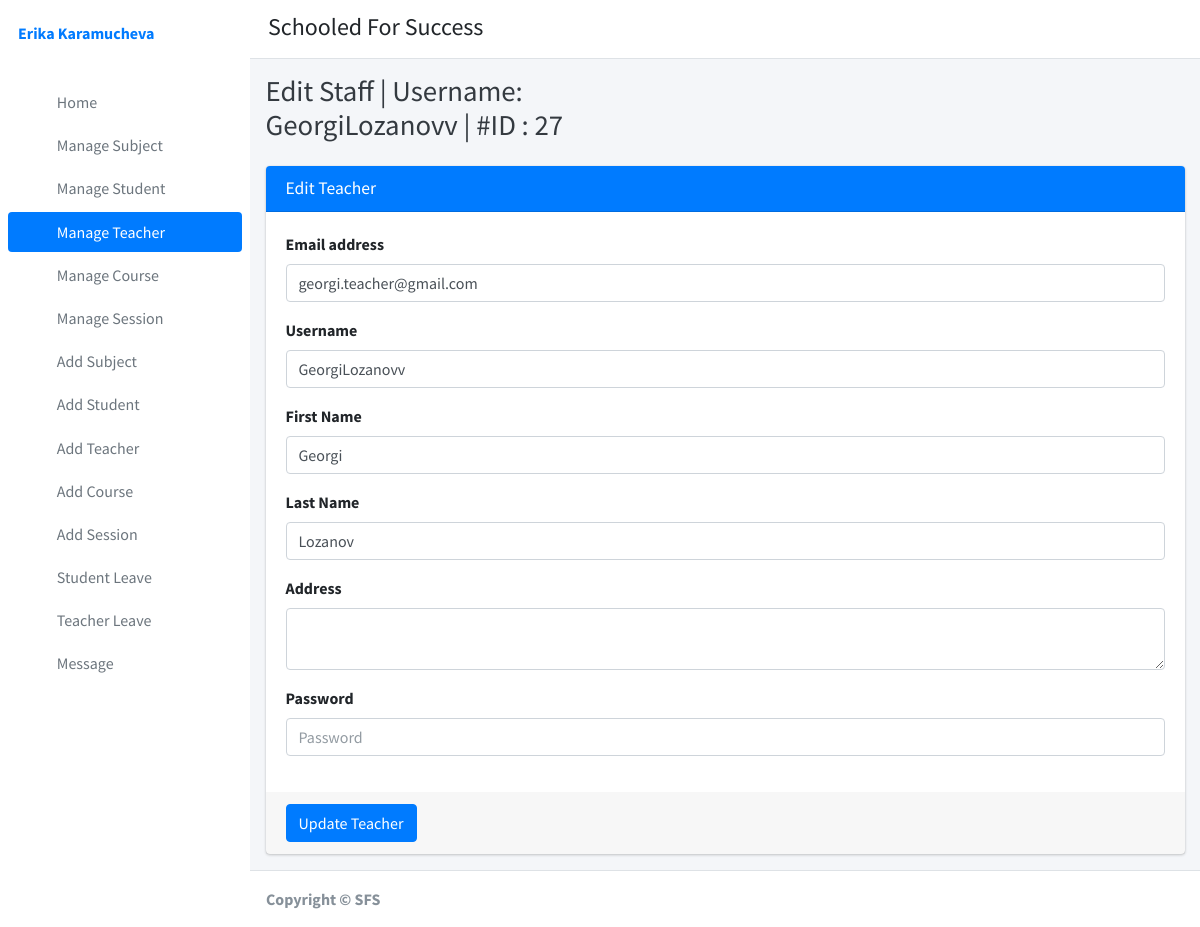
The app's page /edit_staff/27/ (signed in) with its own data.
### student_management_app/models.py (models this page shows)
class CustomUser(AbstractUser):
    user_type_data = ((1, "Adminn"), (2, "Staff"), (3, "Student"))
    user_type = models.CharField(default=1, choices=user_type_data, max_length=10)

class Staffs(models.Model):
    id = models.AutoField(primary_key=True)
    admin = models.OneToOneField(CustomUser, on_delete = models.CASCADE)
    address = models.TextField()
    objects = models.Manager()

### student_management_app/HodViews.py (the view)
# urls.py: path('edit_staff/<staff_id>/', HodViews.edit_staff, name="edit_staff"),
def edit_staff(request, staff_id):
    staff = Staffs.objects.get(admin=staff_id)
    context = {
        "staff": staff,
        "id": staff_id
    }
    return render(request, "hod_template/edit_staff_template.html", context)

### student_management_app/LoginCheckMiddleWare.py (called while the page is built, shortened)
    def process_view(self, request, view_func, view_args, view_kwargs):
        modulename = view_func.__module__
        user = request.user
        if user.is_authenticated:
            if user.user_type == "1":
                if modulename == "student_management_app.HodViews":
                    pass
                elif modulename == "student_management_app.views" or \
                        modulename == "django.views.static":
                    pass
                else:
                    return redirect("admin_home")
            else:
                return redirect("login")
        else:
            if request.path == reverse("login") or request.path == reverse("doLogin"):
                pass
            else:
                return redirect("login")

### student_management_app/templates/hod_template/edit_staff_template.html (shortened to what this page needs)
{% extends 'hod_template/base_template.html' %}
{% block page_title %} Edit Staff | Username:
{{ staff.admin.username }} | #ID : {{ staff.admin.id }}
{% endblock page_title %}
{% block main_content %}
{% load static %}
<section class="content">
        <div class="container-fluid">
            <div class="row">
                <div class="col-md-12">
                    <div class="card card-primary">
                    <div class="card-header">
                        <h3 class="card-title">Edit Teacher</h3>
                    </div>
                    <form role="form" method="POST" action="{% url 'edit_staff_save' %}">
                        <div class="card-body">
                            <div class="form-group">
                                <label>Email address</label>
                                <input type="email" class="form-control" name="email" value="{{ staff.admin.email }}">
                            </div>
                            <div class="form-group">
                                <label>Username</label>
                                <input type="text" class="form-control" name="username" value="{{ staff.admin.username }}">
                            </div>
                            <div class="form-group">
                                <label>First Name</label>
                                <input type="text" class="form-control" name="first_name" value="{{ staff.admin.first_name }}">
                            </div>
                            <div class="form-group">
                                <label>Last Name</label>
                                <input type="text" class="form-control" name="last_name" value="{{ staff.admin.last_name }}">
                            </div>
                            <div class="form-group">
                                <label>Address</label>
                                <textarea class="form-control" name="address">{{ staff.address }}</textarea>
                            </div>
                            <div class="form-group">
                                <label>Password</label>
                                <input type="password" class="form-control" name="password" placeholder="Password">
                            </div>
                        </div>
                        <div class="card-footer">
                        <button type="submit" class="btn btn-primary">Update Teacher</button>
                        </div>
                    </form>
                    </div>
                </div>
            </div>
        </div>
      </section>
  {% endblock main_content %}

### student_management_app/templates/hod_template/sidebar_template.html
{% load static %}
<aside class="main-sidebar sidebar-primary">
      <div class="sidebar">
        <div class="user-panel mt-3 pb-3 mb-3 d-flex">
          <div class="info">
            <a href="{% url 'admin_profile' %}" class="d-block"><strong>{{ user.first_name }} {{ user.last_name }}</strong></a>
          </div>
        </div>
        <nav class="mt-2">
          <ul class="nav nav-pills nav-sidebar flex-column" data-widget="treeview" role="menu" data-accordion="false">
              <li class="nav-item">
              {% url 'admin_home' as admin_home %}
              <a href="{{ admin_home }}" class="nav-link {% if request.path == admin_home %} active {% endif %}">
                <i class="nav-icon fas fa-tachometer-alt"></i>
                <p>Home</p>
              </a>
            </li>
            <li class="nav-item">
              {% url 'manage_subject' as manage_subject %}
              {% url 'edit_subject' subject_id=id as edit_subject %}
              <a href="{{ manage_subject }}" class="nav-link {% if request.path == manage_subject %} active {% endif %} {% if request.path == edit_subject %} active {% endif %}">
                <i class="nav-icon fas fa-book"></i>
                <p>Manage Subject</p>
              </a>
            </li>
            <li class="nav-item">
              {% url 'manage_student' as manage_student %}
              {% url 'edit_student' student_id=id as edit_student %}
              <a href="{{ manage_student }}" class="nav-link {% if request.path == manage_student %} active {% endif %} {% if request.path == edit_student %} active {% endif %}">
                <i class="nav-icon fas fa-user-graduate"></i>
                <p>Manage Student</p>
              </a>
            </li>
            <li class="nav-item">
              {% url 'manage_staff' as manage_staff %}
              {% url 'edit_staff' staff_id=id as edit_staff %}
              <a href="{{ manage_staff }}" class="nav-link {% if request.path == manage_staff %} active {% endif %} {% if request.path == edit_staff %} active {% endif %}">
                <i class="nav-icon fas fa-chalkboard-teacher"></i>
                <p>Manage Teacher</p>
              </a>
            </li>
            <li class="nav-item">
              {% url 'manage_course' as manage_course %}
              {% url 'edit_course' course_id=id as edit_course %}
              <a href="{{ manage_course }}" class="nav-link {% if request.path == manage_course %} active {% endif %} {% if request.path == edit_course %} active {% endif %}">
                <i class="nav-icon fas fa-chalkboard"></i>
                <p>Manage Course</p>
              </a>
            </li>
            <li class="nav-item">
              {% url 'manage_session' as manage_session %}
              {% url 'edit_session' session_id=id as edit_session %}
              <a href="{{ manage_session }}" class="nav-link {% if request.path == manage_session %} active {% endif %} {% if request.path == edit_session %} active {% endif %}">
                <i class="nav-icon fas fa-graduation-cap"></i>
                <p>Manage Session</p>
              </a>
            </li>
             <li class="nav-item">
              {% url 'add_subject' as add_subject %}
              <a href="{{ add_subject }}" class="nav-link {% if request.path == add_subject %} active {% endif %}">
                <i class="nav-icon fas fa-th"></i>
                <p>Add Subject</p>
              </a>
            </li>
            <li class="nav-item">
              {% url 'add_student' as add_student %}
              <a href="{{ add_student }}" class="nav-link {% if request.path == add_student %} active {% endif %}">
                <i class="nav-icon fas fa-th"></i>
                <p>Add Student</p>
              </a>
            </li>
            <li class="nav-item">
              {% url 'add_staff' as add_staff %}
              <a href="{{ add_staff }}" class="nav-link {% if request.path == add_staff %} active {% endif %}">
                <i class="nav-icon fas fa-th"></i>
                <p>Add Teacher</p>
              </a>
            </li>
            <li class="nav-item">
            {% url 'add_course' as add_course %}
              <a href="{{ add_course }}" class="nav-link {% if request.path == add_course %} active {% endif %}">
                <i class="nav-icon fas fa-th"></i>
                <p>Add Course</p>
              </a>
            </li>
            <li class="nav-item">
              {% url 'add_session' as add_session %}
              <a href="{{ add_session }}" class="nav-link {% if request.path == add_session %} active {% endif %}">
                <i class="nav-icon fas fa-th"></i>
                <p>Add Session</p>
              </a>
            </li>
            <li class="nav-item">
              {% url 'student_leave_view' as student_leave_view %}
              <a href="{{ student_leave_view }}" class="nav-link {% if request.path == student_leave_view %} active {% endif %}">
                <i class="nav-icon fas fa-th"></i>
                <p>Student Leave</p>
              </a>
            </li>
            <li class="nav-item">
              {% url 'staff_leave_view' as staff_leave_view %}
              <a href="{{ staff_leave_view }}" class="nav-link {% if request.path == staff_leave_view %} active {% endif %}">
                <i class="nav-icon fas fa-th"></i>
                <p>Teacher Leave</p>
              </a>
            </li>
            <li class="nav-item">
              {% url 'create_message' as create_message %}
              <a href="{{ create_message }}" class="nav-link {% if request.path == create_message %} active {% endif %}">
                <i class="nav-icon fas fa-th"></i>
                <p>Message</p>
              </a>
            </li>
          </ul>
        </nav>
      </div>
    </aside>

### records on screen
CustomUser: first_name "Erika", last_name "Karamucheva"
Staffs: admin.username "GeorgiLozanovv", admin.id "27", email "georgi.teacher@gmail.com", username "GeorgiLozanovv", first_name "Georgi", last_name "Lozanov"
